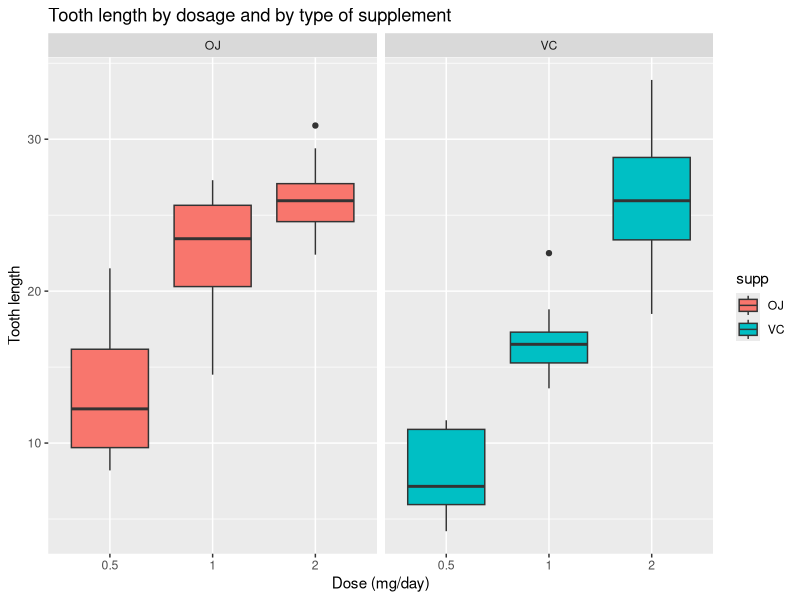

R code for this plot:
## ---- chunk 1
library(knitr)
opts_chunk$set(echo = FALSE)
opts_chunk$set(fig.width=4, fig.height=3, warning=FALSE, message=FALSE)
options(digits = 3)
library(tidyr)
library(dplyr)
library(ggplot2)
library(datasets)
## ---- chunk 2
data("ToothGrowth")
TG <- ToothGrowth
glimpse(TG)
## ---- chunk 3
summary(TG)
## ---- chunk 4
TG$dose <- as.factor(TG$dose)
## ---- chunk 5
ggplot(TG, aes(x=factor(dose), y=len)) + 
  facet_grid(.~supp) +
  geom_boxplot(aes(fill = supp)) +
  labs(title="Tooth length by dosage and by type of supplement", 
    x="Dose (mg/day)",
    y="Tooth length")
head(bind_rows(TG %>% group_by(dose, supp) %>% summarize(mean=mean(len), sd=sd(len)),
      TG %>% group_by(dose) %>% summarize(supp=NA, mean=mean(len), sd=sd(len)),
      TG %>% group_by(supp) %>% summarize(dose=NA, mean=mean(len), sd=sd(len))) %>%
  arrange(dose, supp), n=11)
## ---- chunk 6
test1 <- t.test(formula=len ~ supp, data=TG, var.equal = FALSE)
## ---- chunk 7
test2.a <- TG %>% filter(dose==0.5 | dose==1) %>% t.test(formula=len ~ dose, data=., var.equal=FALSE)
test2.b <- TG %>% filter(dose==0.5 | dose==2) %>% t.test(formula=len ~ dose, data=., var.equal=FALSE)
test2.c <- TG %>% filter(dose==1 | dose==2) %>% t.test(formula=len ~ dose, data=., var.equal=FALSE)
ta <- c('u_0.5-u_1=0', test2.a$p.value, test2.a$conf.int[1], test2.a$conf.int[2])
tb <- c('u_0.5-u_2=0', test2.b$p.value, test2.b$conf.int[1], test2.b$conf.int[2])
tc <- c('u_1-u_2=0', test2.c$p.value, test2.c$conf.int[1], test2.c$conf.int[2])
cnames <- c('null hypothesis', 'p.value', 'conf.low', 'conf.high')
result <- data.frame(0,0,0,0)
colnames(result) <- cnames
result[1,] <- ta
result[2,] <- tb
result[3,] <- tc
## ---- chunk 8
result
